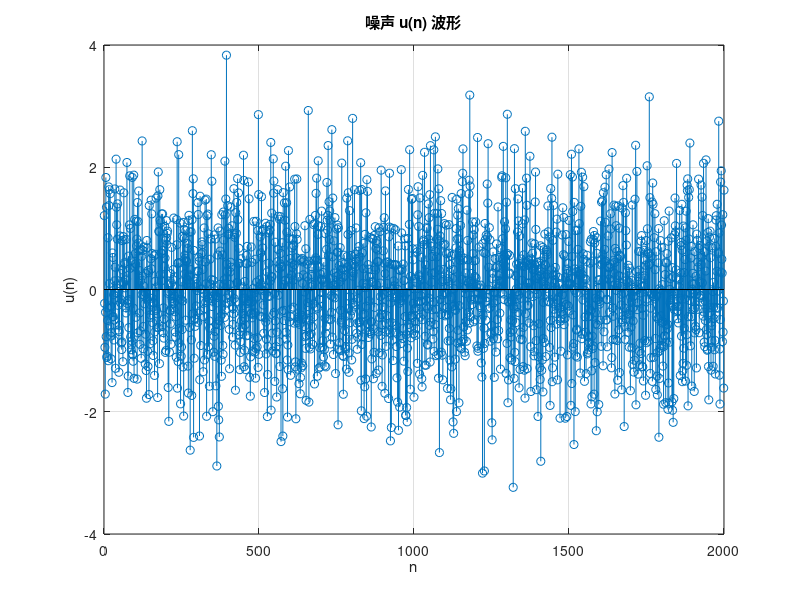

Recreate this plot in MATLAB.
% sp_lab_3_1

% 设置随机数种子
rng(2023);
N = 2000;
% 设置噪声样本序列的均值和标准差
mu = 0;
sigma = 1;
% 生成正态分布随机噪声样本序列
u = normrnd(mu, sigma, [1, N]);

stem(u);
xlabel('n');
ylabel('u(n)');
title('噪声 u(n) 波形');
grid on;
